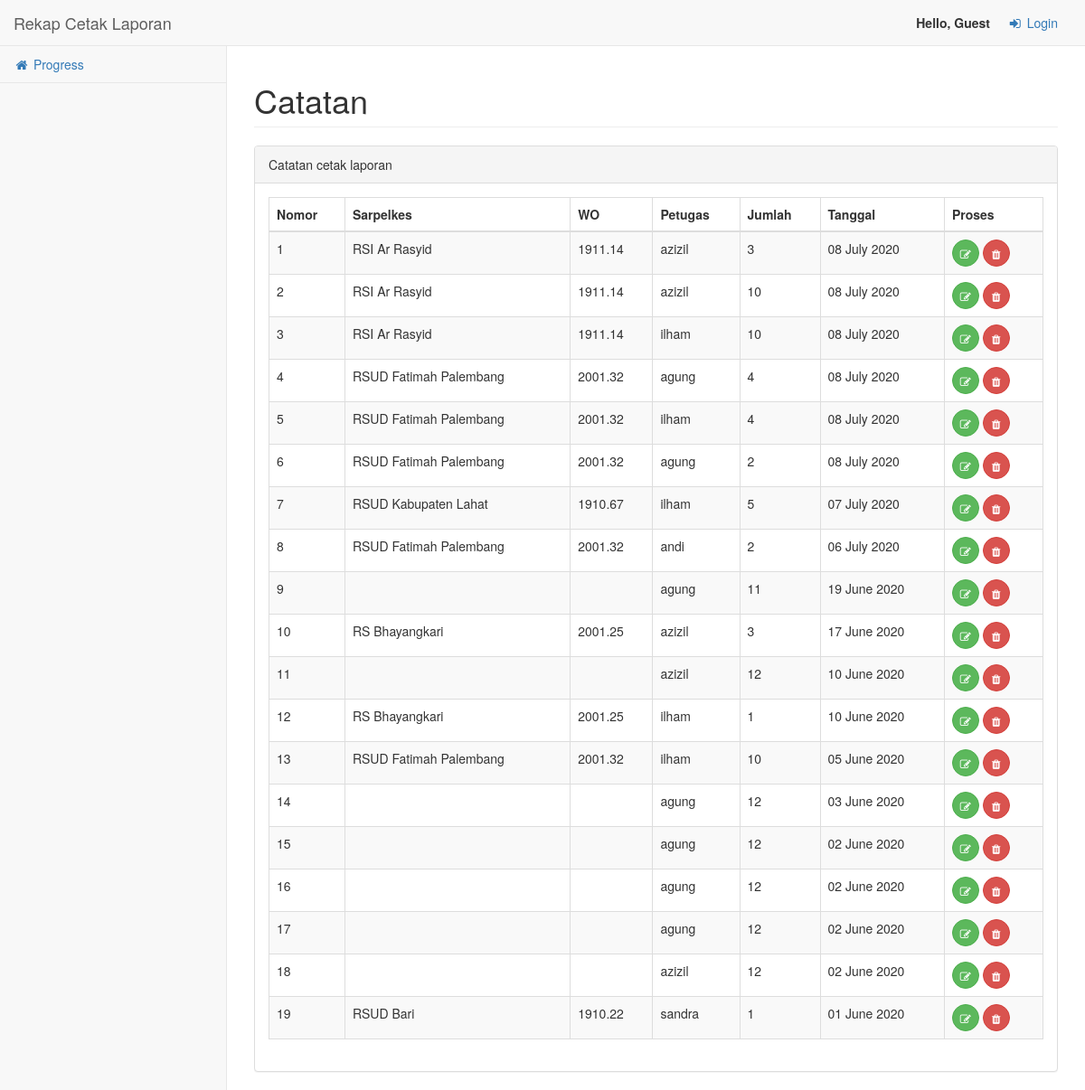
The page /catatan on the database as committed earlier.
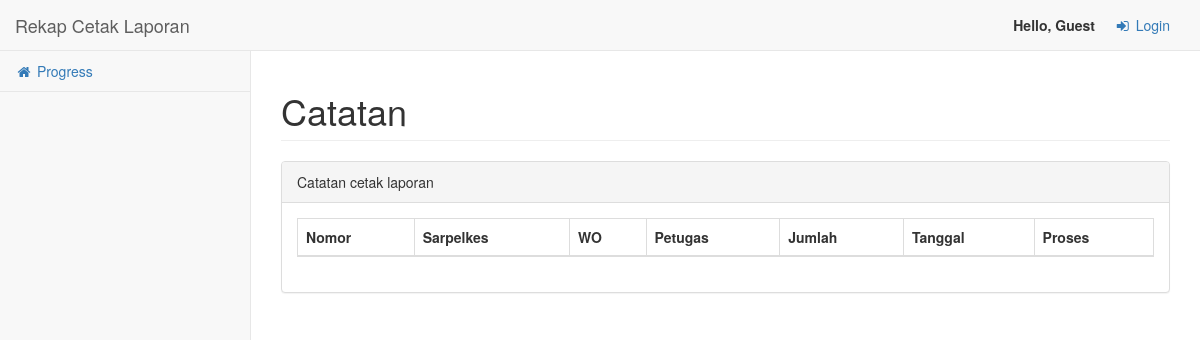
The same page on the database as committed later.
### app/models.py (models this page shows, shortened)
class Cetak(db.Model):
    nomor = db.Column(db.Integer, primary_key=True)
    jumlah = db.Column(db.Integer)
    petugas = db.Column(db.String(21), nullable=False)
    tanggal = db.Column(db.DateTime)
    no_rekap = db.Column(db.Integer, db.ForeignKey('rekap.nomor'))

class Rekap(db.Model):
    nomor = db.Column(db.Integer, primary_key=True)
    sarpelkes = db.Column(db.String(55), nullable=False)
    nomorwo = db.Column(db.String(8), nullable=False)
    tahun = db.Column(db.Integer)
    agung = db.Column(db.Integer)
    andi = db.Column(db.Integer)
    azizil = db.Column(db.Integer)
    ilham = db.Column(db.Integer)
    sandra = db.Column(db.Integer)
    total = db.Column(db.Integer)
    keterangan = db.Column(db.String(55))
    tgl_kirim = db.Column(db.DateTime)
    cetak = db.relationship('Cetak', backref='rekap', lazy='dynamic')

### app/catatan/routes.py (the view)
@mod.route('/catatan')
def index():
    data = Cetak.query.order_by(Cetak.tanggal.desc()).all()
    return render_template('log_cetak.html', data = data, title='Catatan', page='Catatan')

### app/templates/log_cetak.html (shortened to what this page needs)
{% extends 'base.html' %}
{% block cssTables %}
    <link href="{{ url_for('static', filename='vendor/datatables-plugins/dataTables.bootstrap.css') }}" rel="stylesheet">
    <link href="{{ url_for('static', filename='vendor/datatables-responsive/dataTables.responsive.css') }}" rel="stylesheet">
{% endblock cssTables %}
{% block content %}
<div class="row">
    <div class="col-lg-12">
        <div class="panel panel-default">
            <div class="panel-heading">
                Catatan cetak laporan
            </div>
            <div class="panel-body">
                <table width="100%" class="table table-striped table-bordered table-hover" id="dataRekap">
                    <thead>
                        <tr>
                            <th>Nomor</th>
                            <th>Sarpelkes</th>
                            <th>WO</th>
                            <th>Petugas</th>
                            <th>Jumlah</th>
                            <th>Tanggal</th>
                            <th>Proses</th>
                        </tr>
                    </thead>
                    <tbody>
                    {% for i in data %}
                        <tr>
                            <td>{{ loop.index }}</td>
                            <td>{{ i.rekap.sarpelkes }}</td>
                            <td>{{ i.rekap.nomorwo }}</td>
                            <td>{{ i.petugas }}</td>
                            <td>{{ i.jumlah }}</td>
                            <td>{{ i.tanggal.strftime("%d %B %Y") }}</td>
                            <td>
                                <a class="btn btn-xs btn-success btn-circle" title="Edit" href="{{ url_for('catatan.edit',id=i.nomor) }}"><i class="fa fa-edit"></i></a>
                                <button class="btn btn-danger btn-xs btn-circle" title="Hapus" data-toggle="modal" data-target="#hapus{{ i.nomor }}"><i class="fa fa-trash"></i></button>
                            </td>
                        </tr>
                    {% endfor %}
                    </tbody>
                </table>
            </div>
        </div>
    </div>
</div>
{% endblock content %}

Rows that differ between the two databases and show on the page:
removed Cetak: rekap.sarpelkes "RSI Ar Rasyid", rekap.nomorwo "1911.14", petugas "azizil", jumlah "3", tanggal "08 July 2020"
removed Cetak: rekap.sarpelkes "RSI Ar Rasyid", rekap.nomorwo "1911.14", petugas "azizil", jumlah "10", tanggal "08 July 2020"
removed Cetak: rekap.sarpelkes "RSI Ar Rasyid", rekap.nomorwo "1911.14", petugas "ilham", jumlah "10", tanggal "08 July 2020"
removed Cetak: rekap.sarpelkes "RSUD Fatimah Palembang", rekap.nomorwo "2001.32", petugas "agung", jumlah "4", tanggal "08 July 2020"
removed Cetak: rekap.sarpelkes "RSUD Fatimah Palembang", rekap.nomorwo "2001.32", petugas "ilham", jumlah "4", tanggal "08 July 2020"
removed Cetak: rekap.sarpelkes "RSUD Fatimah Palembang", rekap.nomorwo "2001.32", petugas "agung", jumlah "2", tanggal "08 July 2020"
removed Cetak: rekap.sarpelkes "RSUD Kabupaten Lahat", rekap.nomorwo "1910.67", petugas "ilham", jumlah "5", tanggal "07 July 2020"
removed Cetak: rekap.sarpelkes "RSUD Fatimah Palembang", rekap.nomorwo "2001.32", petugas "andi", jumlah "2", tanggal "06 July 2020"
removed Cetak: petugas "agung", jumlah "11", tanggal "19 June 2020"
removed Cetak: rekap.sarpelkes "RS Bhayangkari", rekap.nomorwo "2001.25", petugas "azizil", jumlah "3", tanggal "17 June 2020"
removed Cetak: petugas "azizil", jumlah "12", tanggal "10 June 2020"
removed Cetak: rekap.sarpelkes "RS Bhayangkari", rekap.nomorwo "2001.25", petugas "ilham", jumlah "1", tanggal "10 June 2020"
removed Cetak: rekap.sarpelkes "RSUD Fatimah Palembang", rekap.nomorwo "2001.32", petugas "ilham", jumlah "10", tanggal "05 June 2020"
removed Cetak: petugas "agung", jumlah "12", tanggal "03 June 2020"
removed Cetak: petugas "agung", jumlah "12", tanggal "02 June 2020"
removed Cetak: petugas "agung", jumlah "12", tanggal "02 June 2020"
removed Cetak: petugas "agung", jumlah "12", tanggal "02 June 2020"
removed Cetak: petugas "azizil", jumlah "12", tanggal "02 June 2020"
removed Cetak: rekap.sarpelkes "RSUD Bari", rekap.nomorwo "1910.22", petugas "sandra", jumlah "1", tanggal "01 June 2020"
